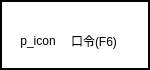
      <widget class="QFrame" name="frame_6">
       <property name="maximumSize">
        <size>
         <width>16777215</width>
         <height>16777215</height>
        </size>
       </property>
       <property name="palette">
        <palette>
         <active>
          <colorrole role="WindowText">
           <brush brushstyle="SolidPattern">
            <color alpha="255">
             <red>0</red>
             <green>0</green>
             <blue>0</blue>
            </color>
           </brush>
          </colorrole>
          <colorrole role="Button">
           <brush brushstyle="SolidPattern">
            <color alpha="255">
             <red>255</red>
             <green>255</green>
             <blue>255</blue>
            </color>
           </brush>
          </colorrole>
          <colorrole role="Light">
           <brush brushstyle="SolidPattern">
            <color alpha="255">
             <red>255</red>
             <green>255</green>
             <blue>255</blue>
            </color>
           </brush>
          </colorrole>
          <colorrole role="Midlight">
           <brush brushstyle="SolidPattern">
            <color alpha="255">
             <red>255</red>
             <green>255</green>
             <blue>255</blue>
            </color>
           </brush>
          </colorrole>
          <colorrole role="Dark">
           <brush brushstyle="SolidPattern">
            <color alpha="255">
             <red>127</red>
             <green>127</green>
             <blue>127</blue>
            </color>
           </brush>
          </colorrole>
          <colorrole role="Mid">
           <brush brushstyle="SolidPattern">
            <color alpha="255">
             <red>170</red>
             <green>170</green>
             <blue>170</blue>
            </color>
           </brush>
          </colorrole>
          <colorrole role="Text">
           <brush brushstyle="SolidPattern">
            <color alpha="255">
             <red>0</red>
             <green>0</green>
             <blue>0</blue>
            </color>
           </brush>
          </colorrole>
          <colorrole role="BrightText">
           <brush brushstyle="SolidPattern">
            <color alpha="255">
             <red>255</red>
             <green>255</green>
             <blue>255</blue>
            </color>
           </brush>
          </colorrole>
          <colorrole role="ButtonText">
           <brush brushstyle="SolidPattern">
            <color alpha="255">
             <red>0</red>
             <green>0</green>
             <blue>0</blue>
            </color>
           </brush>
          </colorrole>
          <colorrole role="Base">
           <brush brushstyle="SolidPattern">
            <color alpha="255">
             <red>255</red>
             <green>255</green>
             <blue>255</blue>
            </color>
           </brush>
          </colorrole>
          <colorrole role="Window">
           <brush brushstyle="SolidPattern">
            <color alpha="255">
             <red>255</red>
             <green>255</green>
             <blue>255</blue>
            </color>
           </brush>
          </colorrole>
          <colorrole role="Shadow">
           <brush brushstyle="SolidPattern">
            <color alpha="255">
             <red>0</red>
             <green>0</green>
             <blue>0</blue>
            </color>
           </brush>
          </colorrole>
          <colorrole role="AlternateBase">
           <brush brushstyle="SolidPattern">
            <color alpha="255">
             <red>255</red>
             <green>255</green>
             <blue>255</blue>
            </color>
           </brush>
          </colorrole>
          <colorrole role="ToolTipBase">
           <brush brushstyle="SolidPattern">
            <color alpha="255">
             <red>255</red>
             <green>255</green>
             <blue>220</blue>
            </color>
           </brush>
          </colorrole>
          <colorrole role="ToolTipText">
           <brush brushstyle="SolidPattern">
            <color alpha="255">
             <red>0</red>
             <green>0</green>
             <blue>0</blue>
            </color>
           </brush>
          </colorrole>
         </active>
         <inactive>
          <colorrole role="WindowText">
           <brush brushstyle="SolidPattern">
            <color alpha="255">
             <red>0</red>
             <green>0</green>
             <blue>0</blue>
            </color>
           </brush>
          </colorrole>
          <colorrole role="Button">
           <brush brushstyle="SolidPattern">
            <color alpha="255">
             <red>255</red>
             <green>255</green>
             <blue>255</blue>
            </color>
           </brush>
          </colorrole>
          <colorrole role="Light">
           <brush brushstyle="SolidPattern">
            <color alpha="255">
             <red>255</red>
             <green>255</green>
             <blue>255</blue>
            </color>
           </brush>
          </colorrole>
          <colorrole role="Midlight">
           <brush brushstyle="SolidPattern">
            <color alpha="255">
             <red>255</red>
             <green>255</green>
             <blue>255</blue>
            </color>
           </brush>
          </colorrole>
          <colorrole role="Dark">
           <brush brushstyle="SolidPattern">
            <color alpha="255">
             <red>127</red>
             <green>127</green>
             <blue>127</blue>
            </color>
           </brush>
          </colorrole>
          <colorrole role="Mid">
           <brush brushstyle="SolidPattern">
            <color alpha="255">
             <red>170</red>
             <green>170</green>
             <blue>170</blue>
            </color>
           </brush>
          </colorrole>
          <colorrole role="Text">
           <brush brushstyle="SolidPattern">
            <color alpha="255">
             <red>0</red>
             <green>0</green>
             <blue>0</blue>
            </color>
           </brush>
          </colorrole>
          <colorrole role="BrightText">
           <brush brushstyle="SolidPattern">
            <color alpha="255">
             <red>255</red>
             <green>255</green>
             <blue>255</blue>
            </color>
           </brush>
          </colorrole>
          <colorrole role="ButtonText">
           <brush brushstyle="SolidPattern">
            <color alpha="255">
             <red>0</red>
             <green>0</green>
             <blue>0</blue>
            </color>
           </brush>
          </colorrole>
          <colorrole role="Base">
           <brush brushstyle="SolidPattern">
            <color alpha="255">
             <red>255</red>
             <green>255</green>
             <blue>255</blue>
            </color>
           </brush>
          </colorrole>
          <colorrole role="Window">
           <brush brushstyle="SolidPattern">
            <color alpha="255">
             <red>255</red>
             <green>255</green>
             <blue>255</blue>
            </color>
           </brush>
          </colorrole>
          <colorrole role="Shadow">
           <brush brushstyle="SolidPattern">
            <color alpha="255">
             <red>0</red>
             <green>0</green>
             <blue>0</blue>
            </color>
           </brush>
          </colorrole>
          <colorrole role="AlternateBase">
           <brush brushstyle="SolidPattern">
            <color alpha="255">
             <red>255</red>
             <green>255</green>
             <blue>255</blue>
            </color>
           </brush>
          </colorrole>
          <colorrole role="ToolTipBase">
           <brush brushstyle="SolidPattern">
            <color alpha="255">
             <red>255</red>
             <green>255</green>
             <blue>220</blue>
            </color>
           </brush>
          </colorrole>
          <colorrole role="ToolTipText">
           <brush brushstyle="SolidPattern">
            <color alpha="255">
             <red>0</red>
             <green>0</green>
             <blue>0</blue>
            </color>
           </brush>
          </colorrole>
         </inactive>
         <disabled>
          <colorrole role="WindowText">
           <brush brushstyle="SolidPattern">
            <color alpha="255">
             <red>127</red>
             <green>127</green>
             <blue>127</blue>
            </color>
           </brush>
          </colorrole>
          <colorrole role="Button">
           <brush brushstyle="SolidPattern">
            <color alpha="255">
             <red>255</red>
             <green>255</green>
             <blue>255</blue>
            </color>
           </brush>
          </colorrole>
          <colorrole role="Light">
           <brush brushstyle="SolidPattern">
            <color alpha="255">
             <red>255</red>
             <green>255</green>
             <blue>255</blue>
            </color>
           </brush>
          </colorrole>
          <colorrole role="Midlight">
           <brush brushstyle="SolidPattern">
            <color alpha="255">
             <red>255</red>
             <green>255</green>
             <blue>255</blue>
            </color>
           </brush>
          </colorrole>
          <colorrole role="Dark">
           <brush brushstyle="SolidPattern">
            <color alpha="255">
             <red>127</red>
             <green>127</green>
             <blue>127</blue>
            </color>
           </brush>
          </colorrole>
          <colorrole role="Mid">
           <brush brushstyle="SolidPattern">
            <color alpha="255">
             <red>170</red>
             <green>170</green>
             <blue>170</blue>
            </color>
           </brush>
          </colorrole>
          <colorrole role="Text">
           <brush brushstyle="SolidPattern">
            <color alpha="255">
             <red>127</red>
             <green>127</green>
             <blue>127</blue>
            </color>
           </brush>
          </colorrole>
          <colorrole role="BrightText">
           <brush brushstyle="SolidPattern">
            <color alpha="255">
             <red>255</red>
             <green>255</green>
             <blue>255</blue>
            </color>
           </brush>
          </colorrole>
          <colorrole role="ButtonText">
           <brush brushstyle="SolidPattern">
            <color alpha="255">
             <red>127</red>
             <green>127</green>
             <blue>127</blue>
            </color>
           </brush>
          </colorrole>
          <colorrole role="Base">
           <brush brushstyle="SolidPattern">
            <color alpha="255">
             <red>255</red>
             <green>255</green>
             <blue>255</blue>
            </color>
           </brush>
          </colorrole>
          <colorrole role="Window">
           <brush brushstyle="SolidPattern">
            <color alpha="255">
             <red>255</red>
             <green>255</green>
             <blue>255</blue>
            </color>
           </brush>
          </colorrole>
          <colorrole role="Shadow">
           <brush brushstyle="SolidPattern">
            <color alpha="255">
             <red>0</red>
             <green>0</green>
             <blue>0</blue>
            </color>
           </brush>
          </colorrole>
          <colorrole role="AlternateBase">
           <brush brushstyle="SolidPattern">
            <color alpha="255">
             <red>255</red>
             <green>255</green>
             <blue>255</blue>
            </color>
           </brush>
          </colorrole>
          <colorrole role="ToolTipBase">
           <brush brushstyle="SolidPattern">
            <color alpha="255">
             <red>255</red>
             <green>255</green>
             <blue>220</blue>
            </color>
           </brush>
          </colorrole>
          <colorrole role="ToolTipText">
           <brush brushstyle="SolidPattern">
            <color alpha="255">
             <red>0</red>
             <green>0</green>
             <blue>0</blue>
            </color>
           </brush>
          </colorrole>
         </disabled>
        </palette>
       </property>
       <property name="autoFillBackground">
        <bool>true</bool>
       </property>
       <property name="frameShape">
        <enum>QFrame::WinPanel</enum>
       </property>
       <property name="frameShadow">
        <enum>QFrame::Plain</enum>
       </property>
       <widget class="QWidget" name="horizontalLayoutWidget_5">
        <property name="geometry">
         <rect>
          <x>0</x>
          <y>20</y>
          <width>141</width>
          <height>41</height>
         </rect>
        </property>
        <layout class="QHBoxLayout" name="horizontalLayout_6">
         <property name="spacing">
          <number>0</number>
         </property>
         <property name="leftMargin">
          <number>5</number>
         </property>
         <property name="rightMargin">
          <number>5</number>
         </property>
         <item>
          <widget class="QLabel" name="label_password">
           <property name="text">
            <string>p_icon</string>
           </property>
           <property name="alignment">
            <set>Qt::AlignCenter</set>
           </property>
          </widget>
         </item>
         <item>
          <widget class="QLabel" name="label_7">
           <property name="text">
            <string>口令(F6)</string>
           </property>
          </widget>
         </item>
        </layout>
       </widget>
      </widget>
